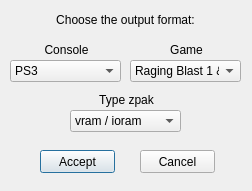
<?xml version="1.0" encoding="UTF-8"?>
<ui version="4.0">
 <class>Dialog</class>
 <widget class="QDialog" name="Dialog">
  <property name="geometry">
   <rect>
    <x>0</x>
    <y>0</y>
    <width>252</width>
    <height>191</height>
   </rect>
  </property>
  <property name="windowTitle">
   <string>output format</string>
  </property>
  <widget class="QComboBox" name="console_version">
   <property name="geometry">
    <rect>
     <x>10</x>
     <y>60</y>
     <width>111</width>
     <height>22</height>
    </rect>
   </property>
   <item>
    <property name="text">
     <string>PS3</string>
    </property>
   </item>
   <item>
    <property name="text">
     <string>XBOX 360</string>
    </property>
   </item>
  </widget>
  <widget class="QComboBox" name="type_format_pack">
   <property name="geometry">
    <rect>
     <x>70</x>
     <y>110</y>
     <width>111</width>
     <height>22</height>
    </rect>
   </property>
   <item>
    <property name="text">
     <string>vram / ioram</string>
    </property>
   </item>
   <item>
    <property name="text">
     <string>spr (character)</string>
    </property>
   </item>
   <item>
    <property name="text">
     <string>Other</string>
    </property>
   </item>
  </widget>
  <widget class="QLabel" name="text_pack_format">
   <property name="geometry">
    <rect>
     <x>10</x>
     <y>10</y>
     <width>231</width>
     <height>20</height>
    </rect>
   </property>
   <property name="text">
    <string>Choose the output format:</string>
   </property>
   <property name="alignment">
    <set>Qt::AlignCenter</set>
   </property>
  </widget>
  <widget class="QPushButton" name="accept_pack_format">
   <property name="geometry">
    <rect>
     <x>40</x>
     <y>150</y>
     <width>75</width>
     <height>23</height>
    </rect>
   </property>
   <property name="text">
    <string>Accept</string>
   </property>
  </widget>
  <widget class="QPushButton" name="cancel_pack_format">
   <property name="geometry">
    <rect>
     <x>140</x>
     <y>150</y>
     <width>75</width>
     <height>23</height>
    </rect>
   </property>
   <property name="text">
    <string>Cancel</string>
   </property>
  </widget>
  <widget class="QComboBox" name="type_game">
   <property name="geometry">
    <rect>
     <x>130</x>
     <y>60</y>
     <width>111</width>
     <height>22</height>
    </rect>
   </property>
   <item>
    <property name="text">
     <string>Raging Blast 1 &amp; 2</string>
    </property>
   </item>
   <item>
    <property name="text">
     <string>Ultimate Tenkaichi</string>
    </property>
   </item>
  </widget>
  <widget class="QLabel" name="console_version_text">
   <property name="geometry">
    <rect>
     <x>16</x>
     <y>40</y>
     <width>101</width>
     <height>20</height>
    </rect>
   </property>
   <property name="toolTip">
    <string>&lt;html&gt;&lt;head/&gt;&lt;body&gt;&lt;p&gt;Select the console version you want to pack the data&lt;/p&gt;&lt;/body&gt;&lt;/html&gt;</string>
   </property>
   <property name="text">
    <string>Console</string>
   </property>
   <property name="alignment">
    <set>Qt::AlignCenter</set>
   </property>
  </widget>
  <widget class="QLabel" name="type_game_text">
   <property name="geometry">
    <rect>
     <x>136</x>
     <y>40</y>
     <width>101</width>
     <height>20</height>
    </rect>
   </property>
   <property name="toolTip">
    <string>&lt;html&gt;&lt;head/&gt;&lt;body&gt;&lt;p&gt;Select the game you want to pack the data&lt;/p&gt;&lt;/body&gt;&lt;/html&gt;</string>
   </property>
   <property name="text">
    <string>Game</string>
   </property>
   <property name="alignment">
    <set>Qt::AlignCenter</set>
   </property>
  </widget>
  <widget class="QLabel" name="type_format_pack_text">
   <property name="geometry">
    <rect>
     <x>76</x>
     <y>90</y>
     <width>101</width>
     <height>20</height>
    </rect>
   </property>
   <property name="toolTip">
    <string>&lt;html&gt;&lt;head/&gt;
&lt;body&gt;
&lt;p&gt;Select the type of zpak you're trying to pack. In order to select the proper one, follow these rules:&lt;/p&gt;
&lt;ul&gt;
&lt;li&gt; vram / ioram -&gt; select this type when the original zpak &lt;b&gt;only&lt;/b&gt; have vram &lt;b&gt;or&lt;/b&gt; ioram files. &lt;/li&gt;
&lt;li&gt; spr -&gt; select this type when the original zpak is from a spr of a character who has his vram and ioram in their separated correspond zpak files.&lt;/li&gt;
&lt;li&gt; Other -&gt; select this type when the conditions explained in the previous options aren't applied.&lt;/li&gt;
&lt;/ul&gt;&lt;/body&gt;&lt;/html&gt;</string>
   </property>
   <property name="text">
    <string>Type zpak</string>
   </property>
   <property name="alignment">
    <set>Qt::AlignCenter</set>
   </property>
  </widget>
 </widget>
 <resources/>
 <connections/>
</ui>
